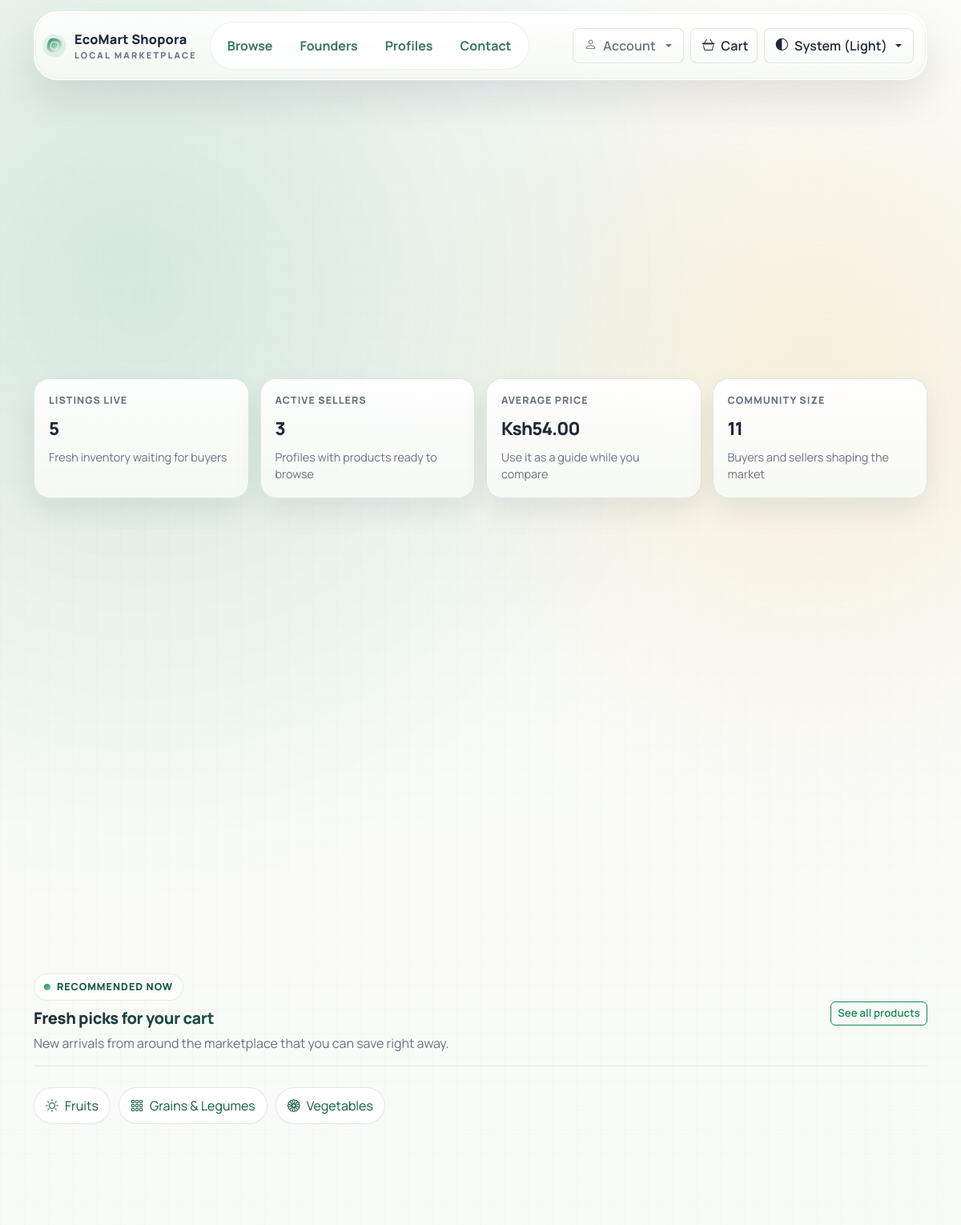
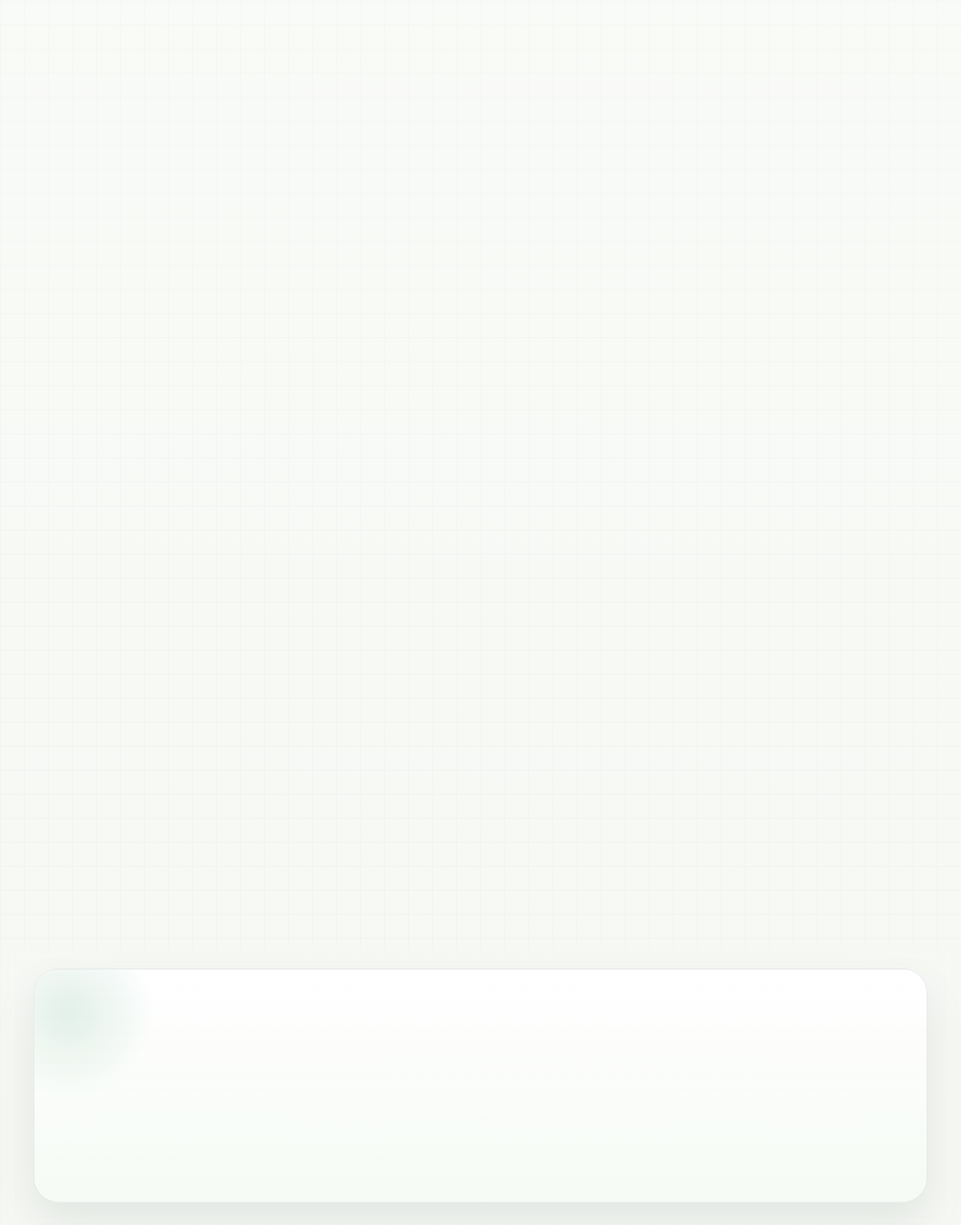
The app's page /dashboard/ (signed in) with its own data (2 pictures, top to bottom).
### buyhive/models.py (models this page shows, shortened)
class MarketCategory(models.Model):
    THEME_CITRUS = "citrus"
    THEME_GARDEN = "garden"
    THEME_DAIRY = "dairy"
    THEME_GRAIN = "grain"
    THEME_SPICE = "spice"
    THEME_PANTRY = "pantry"
    THEME_CHOICES = (
        (THEME_CITRUS, "Citrus"),
        (THEME_GARDEN, "Garden"),
        (THEME_DAIRY, "Dairy"),
        (THEME_GRAIN, "Grain"),
        (THEME_SPICE, "Spice"),
        (THEME_PANTRY, "Pantry"),
    )
    name = models.CharField(max_length=80, unique=True)
    slug = models.SlugField(unique=True)
    icon = models.CharField(max_length=40, default="bi-basket3")
    description = models.CharField(max_length=180)
    theme = models.CharField(max_length=20, choices=THEME_CHOICES, default=THEME_PANTRY)
    created_at = models.DateTimeField(auto_now_add=True)
    class Meta:
        ordering = ["name"]

### buyhive/views.py (the view, shortened to what this page needs)
# urls.py: path("dashboard/", views.dashboard, name="dashboard"),
@login_required
def dashboard(request):
    profile = _get_or_create_profile(request.user)
    if request.user.is_staff or (profile and profile.account_type == Profile.ACCOUNT_STAFF):
        return render(request, "admin/admindashboard.html", {"profile": profile})
    buyer_cards = [
        _serialize_item_card(item, include_owner=True, user=request.user)
        for item in Item.objects.select_related("owner", "category")
        .prefetch_related("images")
        .order_by("-created_at")[:3]
    ]
    budget_cards = [
        _serialize_item_card(item, include_owner=True, user=request.user)
        for item in Item.objects.select_related("owner", "category")
        .prefetch_related("images")
        .order_by("price", "-created_at")[:3]
    ]
    return render(
        request,
        "buyer/dashboard.html",
        {
            "profile": profile,
            "marketplace_snapshot": _get_marketplace_snapshot(),
            "recommended_cards": buyer_cards,
            "budget_cards": budget_cards,
            "market_radar": _get_market_radar(),
            "buyer_activity": _get_buyer_activity(request.user),
            "category_hubs": _get_category_hubs(limit=4),
            "spotlight_sellers": _get_spotlight_sellers(
                limit=3, exclude_user_id=request.user.id
            ),
        },
    )

### buyhive/models.py (called while the page is built)
    @property
    def average_seller_rating(self):
        ratings = SellerRating.objects.filter(seller=self.user)
        if not ratings.exists():
            return 0
        return sum(r.rating for r in ratings) / ratings.count()

    @property
    def has_saved_location(self):
        return self.latitude is not None and self.longitude is not None

    @property
    def average_rating(self):
        reviews = ItemReview.objects.filter(item=self)
        if not reviews.exists():
            return 0
        return sum(r.rating for r in reviews) / reviews.count()

    @property
    def total_reviews(self):
        return ItemReview.objects.filter(item=self).count()

    @property
    def wishlist_count(self):
        return Wishlist.objects.filter(item=self).count()

### buyhive/views.py (called while the page is built, shortened)
def _first_item_image_url(item):
    prefetched_images = getattr(item, "_prefetched_objects_cache", {}).get("images")
    if prefetched_images is not None:
        if prefetched_images:
            return prefetched_images[0].image.url
        return ""
    first_image = item.images.order_by("created_at").first()
    return first_image.image.url if first_image else ""

def _profile_location_payload(profile, public=False):
    if not profile or not profile.has_saved_location:
        return {
            "label": "",
            "address": "",
            "latitude": None,
            "longitude": None,
            "is_visible": False,
        }

def _get_marketplace_snapshot():
    snapshot = Item.objects.aggregate(
        total_listings=models.Count("id"),
        average_price=models.Avg("price"),
        lowest_price=models.Min("price"),
        newest_listing=models.Max("created_at"),
    )
    snapshot["active_sellers"] = (
        Item.objects.values("owner").distinct().count()
    )
    snapshot["community_members"] = Profile.objects.exclude(
        account_type=Profile.ACCOUNT_STAFF
    ).count()
    snapshot["active_categories"] = (
        MarketCategory.objects.filter(items__isnull=False).distinct().count()
    )
    return snapshot

def _items_public_url(**params):
    base_url = reverse("items_public")
    if not params:
        return base_url
    return f"{base_url}?{urlencode(params)}"

def _get_or_create_profile(user):
    if not user.is_authenticated:
        return None
    profile, _ = Profile.objects.get_or_create(user=user)
    return profile

### buyhive/templates/buyer/dashboard.html (shortened to what this page needs)
{% extends 'base.html' %}
{% load static %}
{% block extra_head %}
  <link rel="stylesheet" href="{% static 'css/public.css' %}">
{% endblock %}
{% block content %}
  <div class="bh-dashboard-stack">
    <section class="bh-snapshot-grid" aria-label="Marketplace overview">
      <article class="bh-snapshot-card">
        <div class="bh-snapshot-label">Listings live</div>
        <div class="bh-snapshot-value">{{ marketplace_snapshot.total_listings|default:0 }}</div>
        <div class="bh-snapshot-note">Fresh inventory waiting for buyers</div>
      </article>
      <article class="bh-snapshot-card">
        <div class="bh-snapshot-label">Active sellers</div>
        <div class="bh-snapshot-value">{{ marketplace_snapshot.active_sellers|default:0 }}</div>
        <div class="bh-snapshot-note">Profiles with products ready to browse</div>
      </article>
      <article class="bh-snapshot-card">
        <div class="bh-snapshot-label">Average price</div>
        <div class="bh-snapshot-value">
          {% if marketplace_snapshot.average_price %}Ksh{{ marketplace_snapshot.average_price|floatformat:2 }}{% else %}-{% endif %}
        </div>
        <div class="bh-snapshot-note">Use it as a guide while you compare</div>
      </article>
      <article class="bh-snapshot-card">
        <div class="bh-snapshot-label">Community size</div>
        <div class="bh-snapshot-value">{{ marketplace_snapshot.community_members|default:0 }}</div>
        <div class="bh-snapshot-note">Buyers and sellers shaping the market</div>
      </article>
    </section>
    <section class="row g-4">
      <div class="col-lg-4">
      </div>
      <div class="col-lg-8">
      </div>
    </section>
    <section class="bh-section-wrapper">
      <div class="bh-page-intro">
        <div>
          <div class="bh-kicker">Recommended now</div>
          <h2 class="bh-section-title h5 mb-0">Fresh picks for your cart</h2>
          <p>New arrivals from around the marketplace that you can save right away.</p>
        </div>
        <a class="btn btn-outline-success btn-sm" href="{% url 'book' %}">See all products</a>
      </div>
      {% if category_hubs %}
        <div class="bh-category-chip-row mb-4" aria-label="Buyer category shortcuts">
          {% for category in category_hubs %}
            <a href="{{ category.browse_url }}" class="bh-category-chip">
              <i class="bi {{ category.icon }}" aria-hidden="true"></i>
              <span>{{ category.name }}</span>
            </a>
          {% endfor %}
        </div>
      {% endif %}
      <div class="row g-3">
        {% for item in recommended_cards %}
          <div class="col-12 col-md-6 col-xl-4">
          </div>
        {% empty %}
          <div class="col-12">
            <div class="alert alert-info bh-surface bh-empty-state mb-0">No listings yet. Check back after sellers add inventory.</div>
          </div>
        {% endfor %}
      </div>
    </section>
    <section class="row g-4">
      <div class="col-lg-6">
      </div>
      <div class="col-lg-6">
      </div>
    </section>
  </div>
{% endblock %}

### buyhive/static/css/public.css (style rules this page uses)
.bh-section-title { font-weight: 800; letter-spacing: -0.4px; transition: all 300ms ease; background: linear-gradient(135deg, var(--bh-title-start), var(--bh-title-end)); -webkit-background-clip: text; -webkit-text-fill-color: transparent; background-clip: text; }
.bh-snapshot-grid { display: grid; grid-template-columns: repeat(auto-fit, minmax(180px, 1fr)); gap: 14px; }
.bh-snapshot-card { padding: 18px; border-radius: 20px; border: 1px solid var(--bh-border); background: linear-gradient(180deg, rgba(255, 255, 255, 0.94), rgba(247, 250, 245, 0.88)); box-shadow: 0 16px 36px rgba(17, 24, 39, 0.08); }
.bh-snapshot-label { font-size: 0.78rem; font-weight: 800; letter-spacing: 0.08em; text-transform: uppercase; color: var(--bh-muted); }
.bh-snapshot-value { margin-top: 8px; font-size: 1.4rem; font-weight: 800; letter-spacing: -0.04em; color: var(--bh-text); }
.bh-snapshot-note { margin-top: 8px; color: var(--bh-muted); font-size: 0.9rem; }
.bh-dashboard-stack { display: grid; gap: var(--bh-page-gap); }
.bh-category-chip-row { display: flex; flex-wrap: wrap; gap: 10px; }
.bh-category-chip { display: inline-flex; align-items: center; gap: 8px; padding: 10px 14px; border-radius: 999px; border: 1px solid var(--bh-border); background: rgba(255, 255, 255, 0.82); color: var(--bh-text); text-decoration: none; transition: all 220ms ease; }

### records on screen
MarketCategory: name "Fruits"
MarketCategory: name "Grains & Legumes"
MarketCategory: name "Vegetables"

### other values on screen
{{ marketplace_snapshot.total_listings|default:0 }} "5"
{{ marketplace_snapshot.active_sellers|default:0 }} "3"
{{ marketplace_snapshot.average_price|floatformat:2 }} "54.00"
{{ marketplace_snapshot.community_members|default:0 }} "11"
